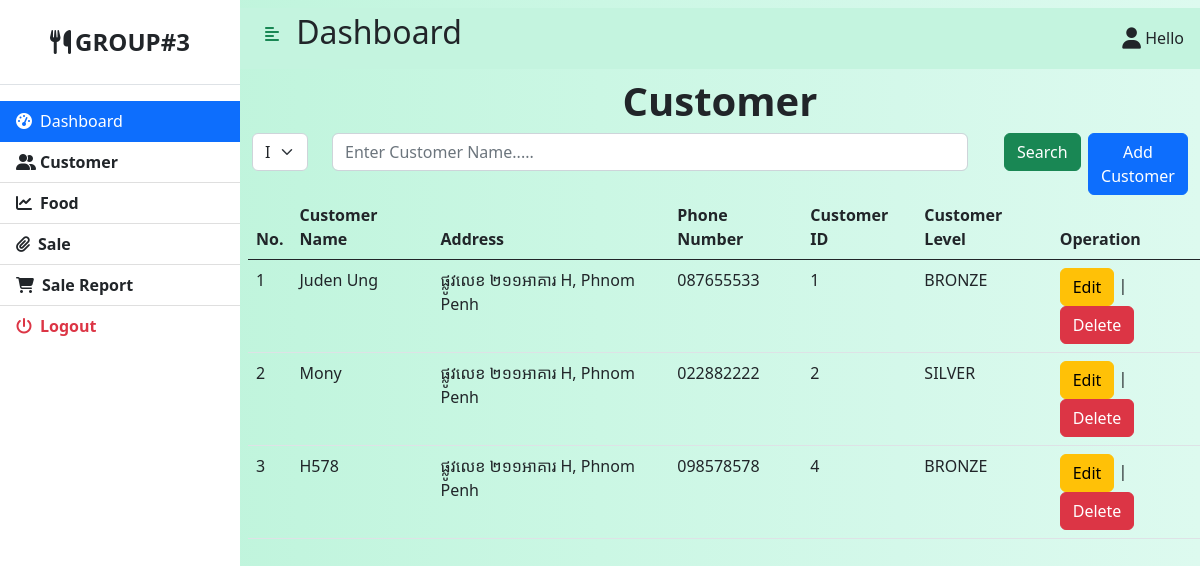
/customer.php, run on the app's committed database.
### tables this page shows
CREATE TABLE `Customer` (
  `Address` varchar(100) NOT NULL,
  `Customer_Name` varchar(100) NOT NULL,
  `Customer_Id` int(11) NOT NULL,
  `Phone_Number` varchar(100) NOT NULL,
  `Level` varchar(100) NOT NULL
);

### customer.php (the view, shortened to what this page needs)
<?php
$selected = '';
function get_options($select)
{
  $obj = (object) array('ID/ASC'=>"Customer_Id ASC", 'ID/DESC' => "Customer_Id DESC", 'Name/ASC' => "Customer_Name ASC", 'Name/DESC' => "Customer_Name DESC");
  $optioned = '';
  foreach($obj as $key => $value)
  {
    if($select == $value)
    {
      $optioned.='<option value="'.$value.'" selected>'.$key.'</option>';
    }
    else
    {
      $optioned.='<option value="'.$value.'">'.$key.'</option>';
    }
  }
  return $optioned;
}
?>
<!DOCTYPE html>
<html lang="en">
  <head>
    <link
      href="https://cdn.jsdelivr.net/npm/bootstrap@5.2.0-beta1/dist/css/bootstrap.min.css"
      rel="stylesheet"
    />
  </head>
<body>
  <div class="d-flex" id="wrapper">
    <?php
        include ("sidebar.php");
    ?>
    <div id="page-content-wrapper">
      <?php
      include ("header.php");
      ?>
      <div class="container-fluid">
        <div class="row">
          <h1 class="text-dark text-center"><b>Customer</b></h1>
        </div>
        <div class="row">
          <div class="col-lg-1">
            <form action="<?php $_SERVER["PHP_SELF"]; ?>" method="POST">
              <select id="inputOrder" class="form-select" name="filter_people" onchange="this.form.submit();">
              <?php echo get_options($selected);?>
              </select>
            </form>
          </div>
          <div class="col-lg-9">
            <form class="row" method="post">
              <div class="col-lg-11">
                <input placeholder="Enter Customer Name....." type="text" class="form-control" name="button_search">
              </div>
              <div class="col-lg-1 ps-4 pb-2">
              <button type="submit" class="btn btn-success btn-xs">Search</button>
              </div>
            </form>
          </div>
          <div class="col-lg-2 ps-5">
              <button class="add-btn btn btn-primary btn-xs" type="button" data-bs-toggle="modal" data-bs-target="#addForm">
                <span class="h6">Add Customer</span>
              </button>
          </div>
        </div>
      </div>
      <table class="table p-3 ms-2">
        <thead>
          <tr>
            <th scope="col"> No. </th>
            <th scope="col"> Customer Name</th>
            <th scope="col"> Address </th>
            <th scope="col"> Phone Number</th>
            <th scope="col"> Customer ID </th>
            <th scope="col"> Customer Level </th>
            <th scope="col"> Operation </th>
          </tr>
        </thead>
        <tbody>
        <?php
                $con = mysqli_connect("localhost","root","","pos");
                if($con){
                    $qry = "";
                    if(isset($_POST["button_search"])){
                        $argu = $_POST["button_search"];
                        if(isset($_POST["filter_people"]))
                        {
                          $qry = mysqli_query($con, "select * from customer where Customer_Name like '$argu%' order by $selected");
                        }
                        else
                        {
                          $qry = mysqli_query($con, "select * from customer where Customer_Name like '$argu%'");
                        }
                    }
                    else
                    {
                      if(isset($_POST["filter_people"]))
                      {
                        $qry = mysqli_query($con, "select * from customer order by $selected");
                      }
                      else
                      {
                        $qry = mysqli_query($con, "call cus_select();");
                      }
                    }
                    $num = 1;
                    while($row = mysqli_fetch_array($qry,MYSQLI_ASSOC)){
                        echo "<tr><td>".$num++."</td><td>".$row["Customer_Name"]
                        ."</td><td>".$row["Address"]."</td><td>".$row["Phone_Number"]."</td><td>".$row["Customer_Id"]."</td><td>".$row["Level"]."</td>";
                        echo "<td> <a title='Click To Edit Customer' rel='facebox' href='editcustomer.php?id=".$row["Customer_Id"]."' <button class='btn btn-warning'>Edit</button>
                        </a> | <a class='delete-btn btn btn-danger' href='customer.php?id=".$row["Customer_Id"]."' onclick=\"return confirm('Are you sure you want to delete this item')\"><span class='h6'>Delete</span></a></td>";
                        echo "</tr>";
                    }
                }else{
                    echo "Connection Failed";
                }
            ?>
        </tbody>
      </table>
    </div>
  </div>
</body>
</html>

### style.css (style rules this page uses)
#wrapper { overflow-x: hidden; background-image: linear-gradient( to right, #baf3d7, #c2f5de, #cbf7e4, #d4f8ea, #ddfaef ); }
#page-content-wrapper { min-width: 100vw; }
@media (min-width: 768px) { #page-content-wrapper { min-width: 0; width: 100%; } }

### data on the page
customer: Customer_Name "Juden Ung", Address "ផ្លូវលេខ ២១១អាគារ H, Phnom Penh", Phone_Number "087655533", Customer_Id "1", Level "BRONZE"
customer: Customer_Name "Mony", Address "ផ្លូវលេខ ២១១អាគារ H, Phnom Penh", Phone_Number "022882222", Customer_Id "2", Level "SILVER"
customer: Customer_Name "H578", Address "ផ្លូវលេខ ២១១អាគារ H, Phnom Penh", Phone_Number "098578578", Customer_Id "4", Level "BRONZE"

### other printed values
form field filter_people "ID/ASC"
